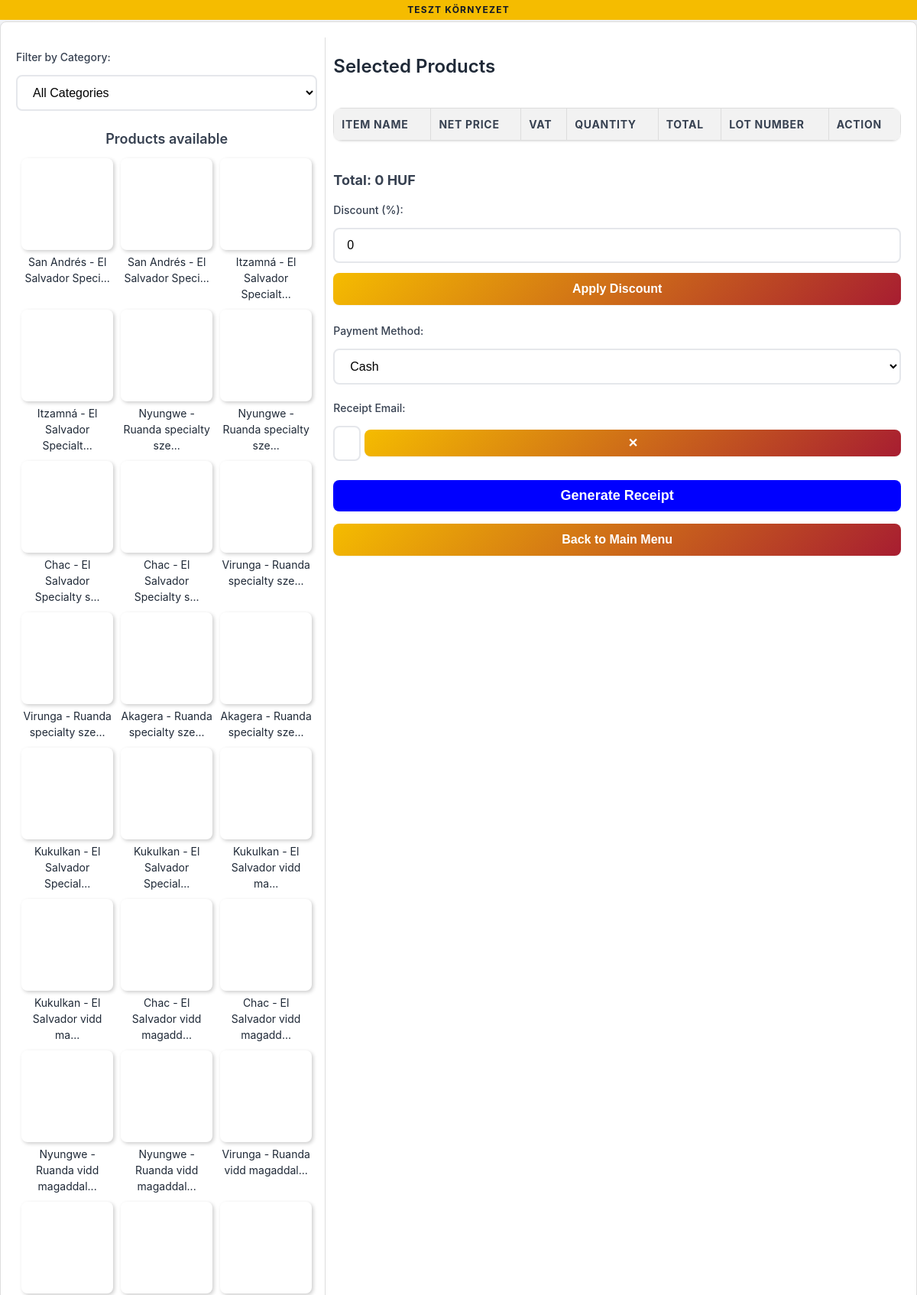
The app's page /create_receipt (signed in, upper part) with its own data.
### tables this page shows
CREATE TABLE items (
                id INTEGER PRIMARY KEY,
                name TEXT NOT NULL,
                price REAL,
                vat TEXT DEFAULT '27%',
                category_id INTEGER,
                image_url TEXT,
                description TEXT, source TEXT DEFAULT 'manual', attributes TEXT, archived INTEGER DEFAULT 0, updated_at TIMESTAMP, deleted_at TIMESTAMP, is_b2b_only INTEGER DEFAULT 0, hide_from_product_settings INTEGER DEFAULT 0,
                FOREIGN KEY (category_id) REFERENCES categories (id)
            );

### app.py (the view)
@app.route('/create_receipt')
@login_required
def create_receipt_page():
    items = query_db("SELECT * FROM items")
    categories = query_db("SELECT * FROM categories")
    return render_template('create_receipt.html', items=items, categories=categories)

### app.py (called while the page is built)
def query_db(query: str, args: tuple = (), one: bool = False) -> list | sqlite3.Row | None:
    conn = sqlite3.connect(DATABASE)
    conn.row_factory = sqlite3.Row
    cur = conn.cursor()
    cur.execute(query, args)
    rv = cur.fetchall()
    conn.commit()
    conn.close()
    return (rv[0] if rv else None) if one else rv

def login_required(f):
    @wraps(f)
    def decorated_function(*args, **kwargs):
        if 'user_id' not in session:
            if request.is_json:
                return jsonify({"status": "error", "message": "Authentication required"}), 401
            return redirect(url_for('login', next=request.url))
        if 'last_activity' in session:
            last_activity = datetime.fromisoformat(session['last_activity'])
            if datetime.now() - last_activity > timedelta(minutes=SESSION_TIMEOUT_MINUTES):
                session.clear()
                if request.is_json:
                    return jsonify({"status": "error", "message": "Session expired"}), 401
                return redirect(url_for('login', next=request.url))
        session['last_activity'] = datetime.now().isoformat()
        return f(*args, **kwargs)
    return decorated_function

@app.before_request
def update_gauge_metrics():
    try:
        active_sessions = query_db("SELECT COUNT(*) as count FROM market_sessions WHERE closed_at IS NULL", one=True)
        active_market_sessions.set(active_sessions['count'] if active_sessions else 0)
        b2b_pending = query_db("SELECT COUNT(*) as count FROM b2b_orders WHERE status = 'pending'", one=True)
        orders_pending.labels(type='b2b').set(b2b_pending['count'] if b2b_pending else 0)
    except Exception as e:
        logging.debug(f"Metrics update skipped: {e}")  # Don't fail requests if metrics update fails

@app.context_processor
def inject_globals():
    return dict(
        billingo_env=BILLINGO_ENV,
        current_user=session.get('username'),
        is_admin=session.get('role') == 'admin'
    )

### roast_tracker/routes.py (called while the page is built)
@roast_tracker.before_app_request
def ensure_db():
    from .database import DATABASE_PATH
    import os
    if not os.path.exists(DATABASE_PATH):
        init_db()

### templates/create_receipt.html (shortened to what this page needs)
<!DOCTYPE html>
<html lang="en">
<head>
    <link rel="stylesheet" href="{{ url_for('static', filename='style.css') }}">
</head>
<body>
    <div class="env-indicator {{ 'test' if billingo_env == 'test' else 'prod' }}">
        {% if billingo_env == 'test' %}
            <span data-i18n="testEnv">TESZT környezet</span>
        {% else %}
            <span data-i18n="prodEnv">ÉLES RENDSZER</span>
        {% endif %}
    </div>
    <div class="container">
        <div class="left-column">
            <div class="filter-section">
                <label for="categoryFilter">Filter by Category:</label>
                <select id="categoryFilter" onchange="filterItemsByCategory()">
                    <option value="all">All Categories</option>
                </select>
            </div>
            <div class="items-section">
                <h3>Products available</h3>
                <div id="itemTiles">
                    {% if items %}
                    {% for item in items %}
                    <div class="item-container" data-category-id="{{ item[4] }}">
                        <div class="item-tile"
                             onclick="addItemToReceipt({{ item[0] }}, '{{ item[1] }}', {{ item[2] }}, '{{ item[3] }}')"
                             style="background-image: url('{{ item[5] or '/static/images/placeholder.png' }}');">
                        </div>
                        <div class="item-name">
                            <p>{{ item[1][:30] }}{% if item[1]|length > 30 %}...{% endif %}</p>
                        </div>
                    </div>
                    {% endfor %}
                    {% else %}
                    <p>No items available</p>
                    {% endif %}
                </div>
            </div>
        </div>
        <div class="right-column">
            <h2>Selected Products</h2>
            <div id="itemTableContainer">
                <table id="itemTable">
                    <thead>
                        <tr>
                            <th>Item Name</th>
                            <th>Net Price</th>
                            <th>VAT</th>
                            <th>Quantity</th>
                            <th>Total</th>
                            <th>LOT Number</th>
                            <th>Action</th>
                        </tr>
                    </thead>
                </table>
            </div>
            <h3 id="totalDisplay" style="font-weight: bold;">Total: 0 HUF</h3>
            <label for="discount">Discount (%):</label>
            <input type="number" id="discount" value="0" min="0" max="100">
            <button type="button" onclick="applyDiscount()">Apply Discount</button>
            <label for="paymentMethod">Payment Method:</label>
            <select id="paymentMethod" required>
                <option value="cash">Cash</option>
            </select>
            <div style="margin-top: 15px;">
                <label for="recipientEmail">Receipt Email:</label>
                <div style="display: flex; align-items: center;">
                    <input type="email" id="recipientEmail" value="valaki@valaki.com" style="flex: 1;">
                    <button type="button" onclick="clearEmail()" style="margin-left: 5px; padding: 8px 12px; background-color: #dc3545; color: white; border: none; cursor: pointer;">✕</button>
                </div>
            </div>
            <button type="button" id="generateReceiptButton" onclick="generateReceipt()" disabled>Generate Receipt</button>
            <button onclick="location.href='{{ url_for('main_menu') }}'">Back to Main Menu</button>
        </div>
    </div>
</body>
</html>

### static/style.css (style rules this page uses)
:root { --primary: #f5bc00; --primary-dark: #a71d31; --secondary-light: #eed25f; --secondary: #cd9a59; --secondary-dark: #794f2b; --success: #10b981; --success-dark: #059669; --warning: #f5bc00; --danger: #a71d31; --coffee: #794f2b; --coffee-light: #cd9a59; --gray-50: #f9fafb; --gray-100: #f3f4f6; --gray-200: #e5e7eb; --gray-300: #d1d5db; --gray-400: #9ca3af; --gray-500: #6b7280; --gray-600: #4b5563; --gray-700: #374151; --gray-800: #1f2937; --gray-900: #111827; --shadow-sm: 0 1px 2px 0 rgb(0 0 0 / 0.05); --shadow: 0 1px 3px 0 rgb(0 0 0 / 0.1), 0 1px 2px -1px rgb(0 0 0 / 0.1); --shadow-md: 0 4px 6px -1px rgb(0 0 0 / 0.1), 0 2px 4px -2px rgb(0 0 0 / 0.1); --shadow-lg: 0 10px 15px -3px rgb(0 0 0 / 0.1), 0 4px 6px -4px rgb(0 0 0 / 0.1); --radius: 12px; --radius-sm: 8px; --radius-lg: 16px; }
* { box-sizing: border-box; }
body { font-family: 'Inter', -apple-system, BlinkMacSystemFont, 'Segoe UI', Roboto, sans-serif; margin: 0; padding: 0; background: linear-gradient(135deg, var(--gray-100) 0%, var(--gray-200) 100%); color: var(--gray-800); min-height: 100vh; line-height: 1.5; }
.container { max-width: 90%; margin: 20px auto; padding: 30px; background: white; border-radius: var(--radius-lg); box-shadow: var(--shadow-lg); }
h2 { color: var(--gray-800); font-weight: 600; font-size: 1.5rem; margin-bottom: 1rem; }
h3 { color: var(--gray-700); font-weight: 600; font-size: 1.125rem; margin-bottom: 0.75rem; }
label { display: block; margin: 15px 0 8px; text-align: left; font-weight: 500; color: var(--gray-700); font-size: 0.875rem; }
input, select { width: 100%; padding: 12px 16px; margin: 5px 0; border-radius: var(--radius-sm); border: 2px solid var(--gray-200); font-size: 1rem; transition: all 0.2s ease; background: white; }
input::placeholder { color: var(--gray-400); }
button { width: 100%; padding: 12px 24px; margin: 8px 0; border-radius: var(--radius-sm); border: none; background: linear-gradient(135deg, var(--primary) 0%, var(--primary-dark) 100%); color: white; font-weight: 600; font-size: 1rem; cursor: pointer; transition: all 0.2s ease; box-shadow: var(--shadow-sm); }
button:disabled { background: var(--gray-300); color: var(--gray-500); cursor: not-allowed; transform: none; box-shadow: none; }
table { width: 100%; border-collapse: separate; border-spacing: 0; margin: 20px 0; border-radius: var(--radius); overflow: hidden; box-shadow: var(--shadow); }
table th { padding: 14px 16px; background: var(--gray-50); font-weight: 600; color: var(--gray-700); text-align: left; font-size: 0.875rem; text-transform: uppercase; letter-spacing: 0.05em; border-bottom: 2px solid var(--gray-200); }
.container { animation: fadeIn 0.3s ease-out; }
.env-indicator { position: fixed; top: 0; left: 0; right: 0; padding: 4px 12px; text-align: center; font-size: 0.75rem; font-weight: 700; text-transform: uppercase; letter-spacing: 0.1em; z-index: 1000; }
.env-indicator.test { background: var(--warning); color: var(--gray-900); }

### records on screen
items: name "San Andrés - El Salvador Speci"
items: name "San Andrés - El Salvador Speci"
items: name "Itzamná - El Salvador Specialt"
items: name "Itzamná - El Salvador Specialt"
items: name "Nyungwe - Ruanda specialty sze"
items: name "Nyungwe - Ruanda specialty sze"
items: name "Chac - El Salvador Specialty s"
items: name "Chac - El Salvador Specialty s"
items: name "Virunga - Ruanda specialty sze"
items: name "Virunga - Ruanda specialty sze"
items: name "Akagera - Ruanda specialty sze"
items: name "Akagera - Ruanda specialty sze"
items: name "Kukulkan - El Salvador Special"
items: name "Kukulkan - El Salvador Special"
items: name "Kukulkan - El Salvador vidd ma"
items: name "Kukulkan - El Salvador vidd ma"
items: name "Chac - El Salvador vidd magadd"
items: name "Chac - El Salvador vidd magadd"
items: name "Nyungwe - Ruanda vidd magaddal"
items: name "Nyungwe - Ruanda vidd magaddal"
items: name "Virunga - Ruanda vidd magaddal"
